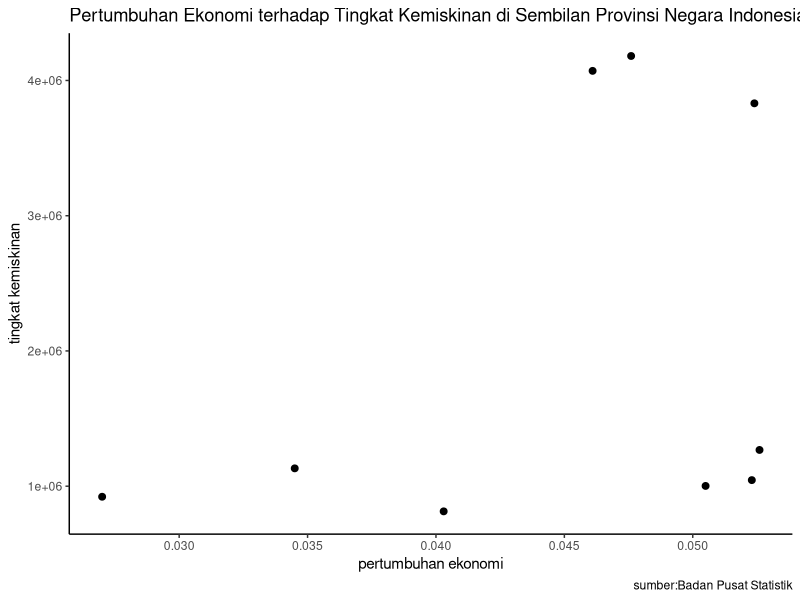

The R source for this figure:
## ---- chunk 1
#| warning: false
#| echo: true
library(tidyverse)
library(readxl)
library(ggplot2)
library("dplyr") 

## ---- chunk 2
library("readxl")
dat<-read_excel("2022EKOMIS.xlsx")
head(dat)
## ---- chunk 3
ggplot(data=dat,aes(x=x,y=y))+
  geom_point(color="black",size=2)+
  labs(title="Pertumbuhan Ekonomi terhadap Tingkat Kemiskinan di Sembilan Provinsi Negara Indonesia Tahun 2022",
       x="pertumbuhan ekonomi",
       y="tingkat kemiskinan",
       caption="sumber:Badan Pusat Statistik")+
theme_classic()

## ---- chunk 4
library(readxl)
dat<-read_excel("2022EKOMIS.xlsx")
head(dat)
## ---- chunk 5
reg1<-lm(y~x,data=dat)
summary(reg1)

